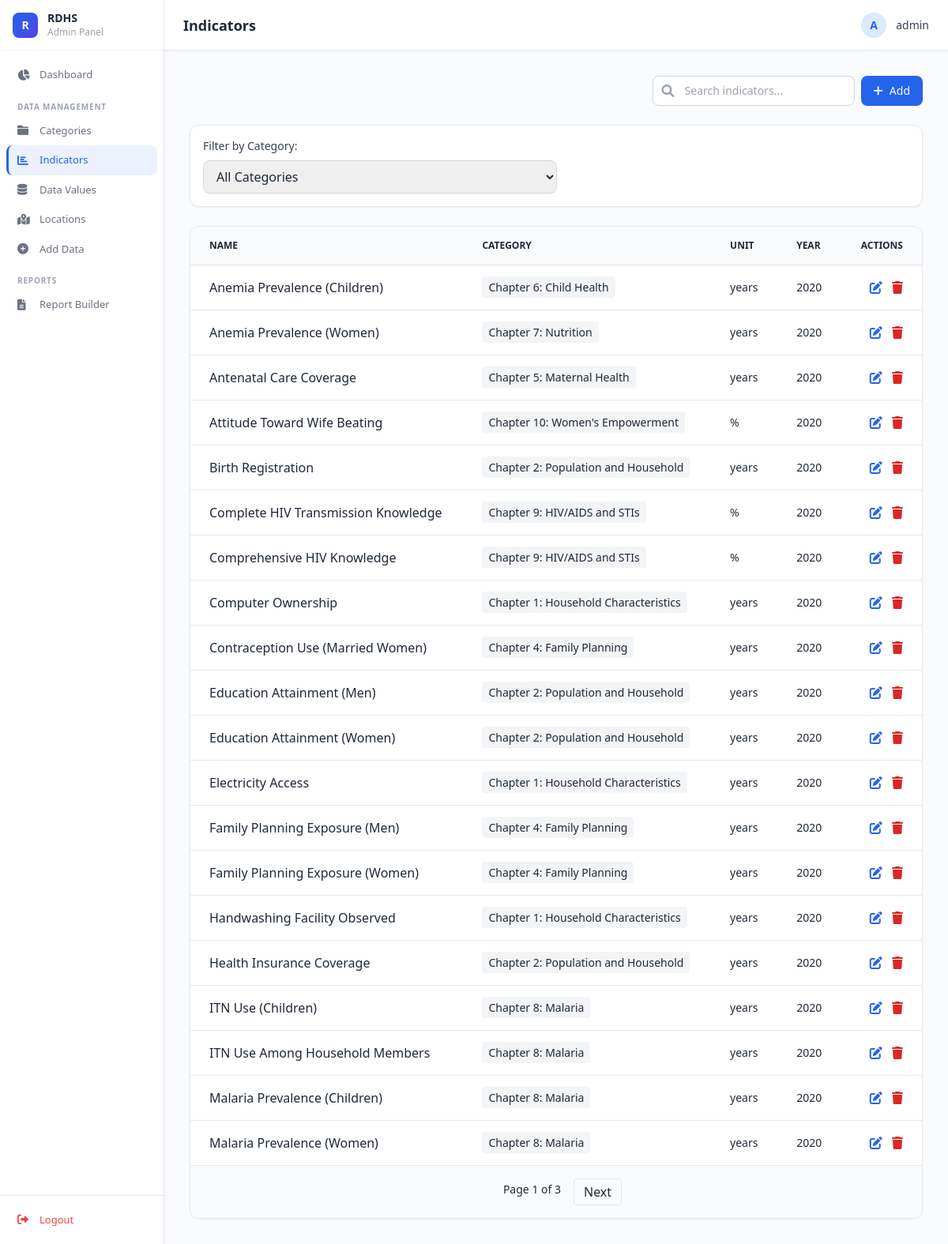
Page /admin-panel/indicators/ (signed in) on the committed database.
### indicators/models.py (models this page shows, shortened)
class Indicator(models.Model):
    name = models.CharField(max_length=255)
    category = models.ForeignKey(Category, on_delete=models.CASCADE, related_name='indicators')
    unit = models.CharField(max_length=50)
    year = models.IntegerField(default=2022)

class Category(models.Model):
    name = models.CharField(max_length=255)
    description = models.TextField(blank=True, null=True)
    class Meta:
        verbose_name_plural = "Categories"

### indicators/admin_views.py (the view)
# urls.py: path('indicators/', admin_views.indicator_list_admin_view, name='admin_indicators'),
@user_passes_test(admin_required, login_url='admin_login')
def indicator_list_admin_view(request):
    indicators = Indicator.objects.select_related('category').all().order_by('name')
    categories = Category.objects.all().order_by('name')
    query = request.GET.get('q')
    category_id = request.GET.get('category')
    if query:
        indicators = indicators.filter(name__icontains=query)
    if category_id:
        indicators = indicators.filter(category_id=category_id)
    paginator = Paginator(indicators, 20) # Show 20 contacts per page.
    page_number = request.GET.get('page')
    page_obj = paginator.get_page(page_number)
    context = {
        'indicators': page_obj.object_list,
        'page_obj': page_obj,
        'is_paginated': page_obj.has_other_pages(),
        'categories': categories,
    }
    return render(request, 'admin/indicators/list.html', context)

### indicators/admin_views.py (called while the page is built)
def admin_required(user):
    return user.is_authenticated and (user.is_staff or user.is_superuser)

### templates/admin/indicators/list.html (shortened to what this page needs)
{% extends 'admin/admin_base.html' %}
{% block header %}Indicators{% endblock %}
{% block content %}
<div class="flex flex-col md:flex-row justify-between items-start md:items-center mb-6 gap-4">
    <div class="flex gap-2 w-full md:w-auto">
        <form method="get" class="flex-1 md:w-64 relative">
            <i class="fas fa-search absolute left-3 top-1/2 -translate-y-1/2 text-gray-400"></i>
            <input
                type="text"
                name="q"
                value="{{ request.GET.q|default:'' }}"
                placeholder="Search indicators..."
                class="w-full pl-10 pr-4 py-2 rounded-lg border border-gray-300 focus:border-blue-500 outline-none text-sm"
            >
        </form>
        <a href="{% url 'admin_indicator_create' %}"
           class="bg-blue-600 hover:bg-blue-700 text-white px-4 py-2 rounded-lg flex items-center gap-2 shadow-sm text-sm">
            <i class="fas fa-plus"></i> Add
        </a>
    </div>
</div>
<div class="mb-6 bg-white p-4 rounded-xl shadow-sm border border-gray-200">
    <label class="block text-sm font-medium text-gray-700 mb-2">
        Filter by Category:
    </label>
    <select onchange="window.location.href=this.value"
        class="w-full max-w-md py-2 px-3 rounded-lg border border-gray-300">
        <option value="?">All Categories</option>
    </select>
</div>
<div class="bg-white rounded-xl shadow-sm border border-gray-200 overflow-hidden">
    <table class="w-full text-left border-collapse">
        <thead class="bg-gray-50 text-xs uppercase border-b">
            <tr>
                <th class="px-6 py-4">Name</th>
                <th class="px-6 py-4">Category</th>
                <th class="px-6 py-4">Unit</th>
                <th class="px-6 py-4">Year</th>
                <th class="px-6 py-4 text-right">Actions</th>
            </tr>
        </thead>
        <tbody class="divide-y">
            {% for indicator in indicators %}
            <tr class="hover:bg-gray-50">
                <td class="px-6 py-4 font-medium">{{ indicator.name }}</td>
                <td class="px-6 py-4 text-sm">
                    <span class="px-2 py-1 bg-gray-100 rounded">
                        {{ indicator.category.name }}
                    </span>
                </td>
                <td class="px-6 py-4 text-sm">{{ indicator.unit }}</td>
                <td class="px-6 py-4 text-sm">{{ indicator.year }}</td>
                <td class="px-6 py-4 text-right space-x-2">
                    <a href="{% url 'admin_indicator_edit' indicator.pk %}" class="text-blue-600">
                        <i class="fas fa-edit"></i>
                    </a>
                    <a href="{% url 'admin_indicator_delete' indicator.pk %}" class="text-red-600">
                        <i class="fas fa-trash"></i>
                    </a>
                </td>
            </tr>
            {% empty %}
            <tr>
                <td colspan="5" class="px-6 py-8 text-center text-gray-500">
                    No indicators found.
                </td>
            </tr>
            {% endfor %}
        </tbody>
    </table>
    {% if is_paginated %}
    <div class="px-6 py-4 border-t flex justify-center bg-gray-50">
        <span class="px-4 py-1 text-sm">
            Page {{ page_obj.number }} of {{ page_obj.paginator.num_pages }}
        </span>
        {% if page_obj.has_next %}
            <a class="px-3 py-1 border rounded"
               href="?page={{ page_obj.next_page_number }}{% if request.GET.q %}&q={{ request.GET.q }}{% endif %}{% if selected_category %}&category={{ selected_category }}{% endif %}">
               Next
            </a>
        {% endif %}
    </div>
    {% endif %}
</div>
{% endblock %}

### templates/admin/admin_base.html (shortened to what this page needs)
<!DOCTYPE html>
<html lang="en">
<head>
    <script src="https://cdn.tailwindcss.com"></script>
    <link href="https://cdnjs.cloudflare.com/ajax/libs/font-awesome/6.0.0/css/all.min.css" rel="stylesheet">
</head>
<body class="bg-gray-50 text-gray-800 font-sans antialiased">
    <div class="flex h-screen overflow-hidden">
        <aside class="w-52 bg-white border-r border-gray-200 flex flex-col z-10 shadow-sm flex-shrink-0">
            <div class="h-16 flex items-center px-4 gap-3 border-b border-gray-100 flex-shrink-0">
                <div class="w-8 h-8 rounded-lg flex items-center justify-center flex-shrink-0"
                     style="background:linear-gradient(135deg,#2563eb,#4f46e5);">
                    <span class="text-white font-extrabold text-sm">R</span>
                </div>
                <span class="font-bold text-gray-800 text-sm leading-tight">RDHS<br>
                    <span class="font-normal text-gray-400 text-xs">Admin Panel</span>
                </span>
            </div>
            <nav class="flex-1 overflow-y-auto py-3 px-2">
                <a href="{% url 'admin_dashboard' %}"
                   class="nav-item {% if request.resolver_match.url_name == 'admin_dashboard' %}active{% endif %}">
                    <i class="fas fa-chart-pie"></i><span>Dashboard</span>
                </a>
                <div class="nav-section-label">Data Management</div>
                <a href="{% url 'admin_categories' %}"
                   class="nav-item {% if 'categories' in request.path %}active{% endif %}">
                    <i class="fas fa-folder"></i><span>Categories</span>
                </a>
                <a href="{% url 'admin_indicators' %}"
                   class="nav-item {% if 'indicators' in request.path %}active{% endif %}">
                    <i class="fas fa-chart-bar"></i><span>Indicators</span>
                </a>
                <a href="{% url 'admin_datavalues' %}"
                   class="nav-item {% if 'data-values' in request.path %}active{% endif %}">
                    <i class="fas fa-database"></i><span>Data Values</span>
                </a>
                <a href="{% url 'admin_locations' %}"
                   class="nav-item {% if 'locations' in request.path %}active{% endif %}">
                    <i class="fas fa-map-marked-alt"></i><span>Locations</span>
                </a>
                <a href="{% url 'admin_add_data' %}"
                   class="nav-item {% if 'data/add' in request.path %}active{% endif %}">
                    <i class="fas fa-plus-circle"></i><span>Add Data</span>
                </a>
                <div class="nav-section-label">Reports</div>
                <a href="{% url 'admin_report_builder' %}"
                   class="nav-item {% if 'report' in request.path %}active{% endif %}">
                    <i class="fas fa-file-alt"></i><span>Report Builder</span>
                </a>
            </nav>
            <div class="px-2 py-3 border-t border-gray-200 flex-shrink-0">
                <a href="{% url 'admin_logout' %}"
                   class="nav-item text-red-500 hover:bg-red-50 hover:text-red-700">
                    <i class="fas fa-sign-out-alt"></i><span>Logout</span>
                </a>
            </div>
        </aside>
        <div class="flex-1 flex flex-col h-screen overflow-hidden relative">
            <header class="h-16 bg-white border-b border-gray-200 flex items-center justify-between px-6 shadow-sm z-10 flex-shrink-0">
                <h1 class="text-lg font-semibold text-gray-800">{% block header %}{% endblock %}</h1>
                <div class="flex items-center gap-3">
                    <div class="w-8 h-8 rounded-full bg-blue-100 flex items-center justify-center text-blue-600 font-bold text-sm">
                        {{ request.user.username|make_list|first|upper }}
                    </div>
                    <span class="text-sm font-medium text-gray-700">{{ request.user.username }}</span>
                </div>
            </header>
            <main class="flex-1 overflow-y-auto bg-gray-50 p-8">
                {% block content %}{% endblock %}
            </main>
        </div>
    </div>
</body>
</html>

### templates/admin/admin_base.html (style rules this page uses)
.nav-item { display: flex; align-items: center; padding: 9px 14px; border-radius: 8px; color: #6b7280; text-decoration: none; font-size: 13px; font-weight: 500; transition: background 0.15s, color 0.15s; white-space: nowrap; }
.nav-item i { width: 18px; font-size: 14px; flex-shrink: 0; }
.nav-item span { margin-left: 10px; }
.nav-item.active { background: rgba(59, 130, 246, 0.1); color: #2563eb; border-left: 3px solid #2563eb; padding-left: 11px; }
.nav-section-label { padding: 14px 14px 4px; font-size: 10px; font-weight: 700; color: #9ca3af; text-transform: uppercase; letter-spacing: 0.08em; }

### rows in the picture
Indicator: name "Anemia Prevalence (Children)", category.name "Chapter 6: Child Health", unit "years", year "2020"
Indicator: name "Anemia Prevalence (Women)", category.name "Chapter 7: Nutrition", unit "years", year "2020"
Indicator: name "Antenatal Care Coverage", category.name "Chapter 5: Maternal Health", unit "years", year "2020"
Indicator: name "Attitude Toward Wife Beating", category.name "Chapter 10: Women's Empowerment", unit "%", year "2020"
Indicator: name "Birth Registration", category.name "Chapter 2: Population and Household", unit "years", year "2020"
Indicator: name "Complete HIV Transmission Knowledge", category.name "Chapter 9: HIV/AIDS and STIs", unit "%", year "2020"
Indicator: name "Comprehensive HIV Knowledge", category.name "Chapter 9: HIV/AIDS and STIs", unit "%", year "2020"
Indicator: name "Computer Ownership", category.name "Chapter 1: Household Characteristics", unit "years", year "2020"
Indicator: name "Contraception Use (Married Women)", category.name "Chapter 4: Family Planning", unit "years", year "2020"
Indicator: name "Education Attainment (Men)", category.name "Chapter 2: Population and Household", unit "years", year "2020"
Indicator: name "Education Attainment (Women)", category.name "Chapter 2: Population and Household", unit "years", year "2020"
Indicator: name "Electricity Access", category.name "Chapter 1: Household Characteristics", unit "years", year "2020"
Indicator: name "Family Planning Exposure (Men)", category.name "Chapter 4: Family Planning", unit "years", year "2020"
Indicator: name "Family Planning Exposure (Women)", category.name "Chapter 4: Family Planning", unit "years", year "2020"
Indicator: name "Handwashing Facility Observed", category.name "Chapter 1: Household Characteristics", unit "years", year "2020"
Indicator: name "Health Insurance Coverage", category.name "Chapter 2: Population and Household", unit "years", year "2020"
Indicator: name "ITN Use (Children)", category.name "Chapter 8: Malaria", unit "years", year "2020"
Indicator: name "ITN Use Among Household Members", category.name "Chapter 8: Malaria", unit "years", year "2020"
Indicator: name "Malaria Prevalence (Children)", category.name "Chapter 8: Malaria", unit "years", year "2020"
Indicator: name "Malaria Prevalence (Women)", category.name "Chapter 8: Malaria", unit "years", year "2020"

### other values in the picture
{{ request.user.username|make_list|first|upper }} "A"
{{ request.user.username }} "admin"
{{ page_obj.number }} "1"
{{ page_obj.paginator.num_pages }} "3"
